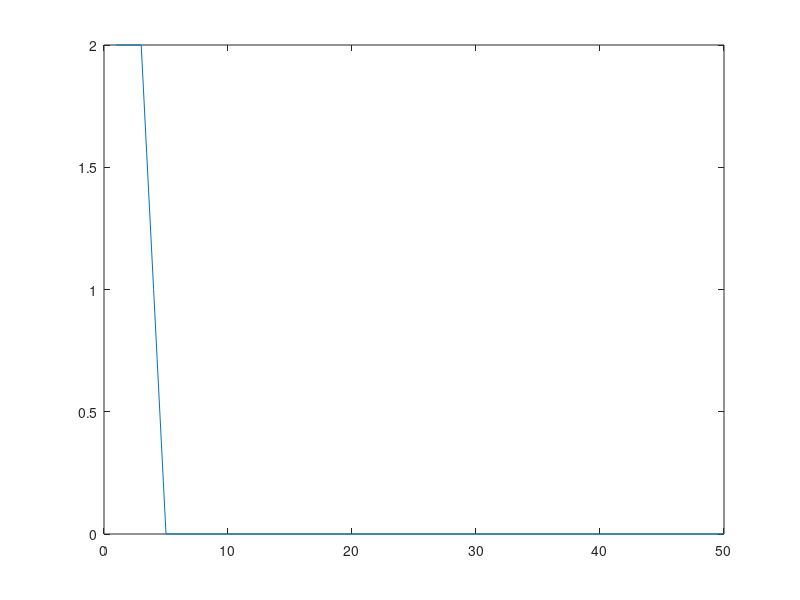

Source code (MATLAB):
clc;
clear;
close all;

X = [ 0 0 1 1; 0 1 0 1];
H = [ 0 0 1 0; 0 1 0 0];
W = [ -1 -1 ];
b = -1;
iter=50;
alpha=0.05;

g = zeros(1,size(X, 2));
h = zeros(1,size(X, 2));
e = zeros(iter,1);

for t=1:iter
    for i=1:size(X, 2)
        g(i)= b + X(1,i)*W(1) + X(2,i)*W(2);
        h(i)= (g(i)>=0.5);
        if (h(i)~=H(1,i))
            for j=1:size(X,1)
                W(j) = W(j) + (alpha*H(1,i)*X(j,i));
            end
            b = b + (alpha*H(1,i));
        end
    end
    e(t) = sum( (H(1,:)-h).^2);
end
fprintf("Bais and weights from input to hidden layer are\n");
fprintf("%d %d %d\n",b, W(1), W(2));

W = [ -1 -1 ];
b = -1;
iter=50;
alpha=0.05;

g = zeros(1,size(X, 2));
h = zeros(1,size(X, 2));
e = zeros(iter,1);

for t=1:iter
    for i=1:size(X, 2)
        g(i)= b + X(1,i)*W(1) + X(2,i)*W(2);
        h(i)= (g(i)>=0.5);
        if (h(i)~=H(2,i))
            for j=1:size(X,1)
                W(j) = W(j) + (alpha*H(2,i)*X(j,i));
            end
            b = b + (alpha*H(2,i));
        end
    end
    e(t) = sum( (H(2,:)-h).^2);
end
fprintf("%d %d %d\n",b, W(1), W(2));

Y = [ 0 1 1 0];
W = [ 0 0 ];
b = 0;
iter=50;
alpha=0.05;

g = zeros(1,size(X, 2));
h = zeros(1,size(X, 2));
e = zeros(iter,1);

for t=1:iter
    for i=1:size(X, 2)
        g(i)= b + H(1,i)*W(1) + H(2,i)*W(2);
        h(i)= (g(i)>=0.5);
        if (h(i)~=Y(i))
            for j=1:size(H,1)
                W(j) = W(j) + (alpha*Y(i)*H(j,i));
            end
            b = b + (alpha*Y(i));
        end
    end
    e(t) = sum( (Y-h).^2);
end
plot(e)
fprintf("Bais and weights from hidden to output layer are\n");
fprintf("%d %d %d\n",b, W(1), W(2));